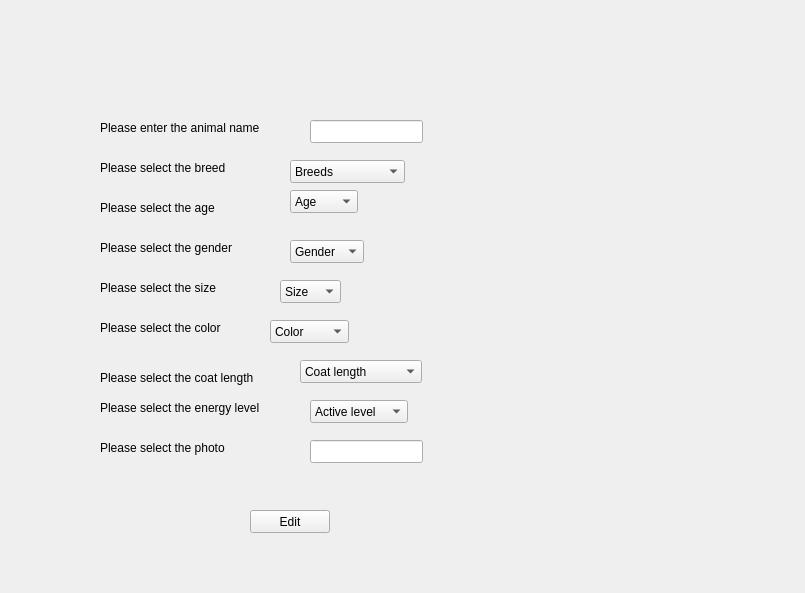
<?xml version="1.0" encoding="UTF-8"?>
<ui version="4.0">
 <class>specificanimal</class>
 <widget class="QWidget" name="specificanimal">
  <property name="geometry">
   <rect>
    <x>0</x>
    <y>0</y>
    <width>805</width>
    <height>593</height>
   </rect>
  </property>
  <property name="windowTitle">
   <string>Form</string>
  </property>
  <widget class="QLabel" name="label_14">
   <property name="geometry">
    <rect>
     <x>100</x>
     <y>160</y>
     <width>191</width>
     <height>16</height>
    </rect>
   </property>
   <property name="text">
    <string>Please select the breed</string>
   </property>
  </widget>
  <widget class="QLabel" name="label_19">
   <property name="geometry">
    <rect>
     <x>100</x>
     <y>240</y>
     <width>191</width>
     <height>16</height>
    </rect>
   </property>
   <property name="text">
    <string>Please select the gender</string>
   </property>
  </widget>
  <widget class="QLineEdit" name="lineEdit_3">
   <property name="geometry">
    <rect>
     <x>310</x>
     <y>440</y>
     <width>113</width>
     <height>23</height>
    </rect>
   </property>
  </widget>
  <widget class="QLabel" name="label_13">
   <property name="geometry">
    <rect>
     <x>100</x>
     <y>120</y>
     <width>191</width>
     <height>16</height>
    </rect>
   </property>
   <property name="text">
    <string>Please enter the animal name</string>
   </property>
  </widget>
  <widget class="QComboBox" name="comboBox_CoatLength_2">
   <property name="geometry">
    <rect>
     <x>300</x>
     <y>360</y>
     <width>122</width>
     <height>23</height>
    </rect>
   </property>
   <property name="maximumSize">
    <size>
     <width>200</width>
     <height>16777215</height>
    </size>
   </property>
   <item>
    <property name="text">
     <string>Coat length</string>
    </property>
   </item>
   <item>
    <property name="text">
     <string>no hair</string>
    </property>
   </item>
   <item>
    <property name="text">
     <string>short hair</string>
    </property>
   </item>
   <item>
    <property name="text">
     <string>mid-length hair</string>
    </property>
   </item>
   <item>
    <property name="text">
     <string>long hair</string>
    </property>
   </item>
  </widget>
  <widget class="QComboBox" name="comboBox_Color_2">
   <property name="geometry">
    <rect>
     <x>270</x>
     <y>320</y>
     <width>79</width>
     <height>23</height>
    </rect>
   </property>
   <property name="maximumSize">
    <size>
     <width>200</width>
     <height>16777215</height>
    </size>
   </property>
   <item>
    <property name="text">
     <string>Color</string>
    </property>
   </item>
   <item>
    <property name="text">
     <string>black</string>
    </property>
   </item>
   <item>
    <property name="text">
     <string>brown</string>
    </property>
   </item>
   <item>
    <property name="text">
     <string>grey</string>
    </property>
   </item>
   <item>
    <property name="text">
     <string>white</string>
    </property>
   </item>
   <item>
    <property name="text">
     <string>mixed</string>
    </property>
   </item>
   <item>
    <property name="text">
     <string>spotted</string>
    </property>
   </item>
   <item>
    <property name="text">
     <string>stripped</string>
    </property>
   </item>
  </widget>
  <widget class="QComboBox" name="combobox_Age_2">
   <property name="geometry">
    <rect>
     <x>290</x>
     <y>190</y>
     <width>68</width>
     <height>23</height>
    </rect>
   </property>
   <property name="maximumSize">
    <size>
     <width>200</width>
     <height>16777215</height>
    </size>
   </property>
   <item>
    <property name="text">
     <string>Age</string>
    </property>
   </item>
   <item>
    <property name="text">
     <string>puppy</string>
    </property>
   </item>
   <item>
    <property name="text">
     <string>adult</string>
    </property>
   </item>
  </widget>
  <widget class="QComboBox" name="combobox_Breeds_2">
   <property name="geometry">
    <rect>
     <x>290</x>
     <y>160</y>
     <width>115</width>
     <height>23</height>
    </rect>
   </property>
   <property name="maximumSize">
    <size>
     <width>200</width>
     <height>16777215</height>
    </size>
   </property>
   <item>
    <property name="text">
     <string>Breeds</string>
    </property>
   </item>
   <item>
    <property name="text">
     <string>American Curl</string>
    </property>
   </item>
  </widget>
  <widget class="QLabel" name="label_20">
   <property name="geometry">
    <rect>
     <x>100</x>
     <y>280</y>
     <width>191</width>
     <height>16</height>
    </rect>
   </property>
   <property name="text">
    <string>Please select the size</string>
   </property>
  </widget>
  <widget class="QLabel" name="label_18">
   <property name="geometry">
    <rect>
     <x>100</x>
     <y>400</y>
     <width>191</width>
     <height>16</height>
    </rect>
   </property>
   <property name="text">
    <string>Please select the energy level</string>
   </property>
  </widget>
  <widget class="QComboBox" name="comboBox_activeLevel_2">
   <property name="geometry">
    <rect>
     <x>310</x>
     <y>400</y>
     <width>98</width>
     <height>23</height>
    </rect>
   </property>
   <property name="maximumSize">
    <size>
     <width>200</width>
     <height>16777215</height>
    </size>
   </property>
   <item>
    <property name="text">
     <string>Active level</string>
    </property>
   </item>
   <item>
    <property name="text">
     <string>low</string>
    </property>
   </item>
   <item>
    <property name="text">
     <string>mid</string>
    </property>
   </item>
   <item>
    <property name="text">
     <string>high</string>
    </property>
   </item>
  </widget>
  <widget class="QComboBox" name="comboBox_Gender_2">
   <property name="geometry">
    <rect>
     <x>290</x>
     <y>240</y>
     <width>74</width>
     <height>23</height>
    </rect>
   </property>
   <property name="maximumSize">
    <size>
     <width>200</width>
     <height>16777215</height>
    </size>
   </property>
   <item>
    <property name="text">
     <string>Gender</string>
    </property>
   </item>
   <item>
    <property name="text">
     <string>female</string>
    </property>
   </item>
   <item>
    <property name="text">
     <string>male</string>
    </property>
   </item>
  </widget>
  <widget class="QComboBox" name="comboBox_Size_2">
   <property name="geometry">
    <rect>
     <x>280</x>
     <y>280</y>
     <width>61</width>
     <height>23</height>
    </rect>
   </property>
   <property name="maximumSize">
    <size>
     <width>200</width>
     <height>16777215</height>
    </size>
   </property>
   <item>
    <property name="text">
     <string>Size</string>
    </property>
   </item>
   <item>
    <property name="text">
     <string>small</string>
    </property>
   </item>
   <item>
    <property name="text">
     <string>mid</string>
    </property>
   </item>
   <item>
    <property name="text">
     <string>large</string>
    </property>
   </item>
  </widget>
  <widget class="QLabel" name="label_16">
   <property name="geometry">
    <rect>
     <x>100</x>
     <y>320</y>
     <width>191</width>
     <height>16</height>
    </rect>
   </property>
   <property name="text">
    <string>Please select the color</string>
   </property>
  </widget>
  <widget class="QLabel" name="label_15">
   <property name="geometry">
    <rect>
     <x>100</x>
     <y>200</y>
     <width>191</width>
     <height>16</height>
    </rect>
   </property>
   <property name="text">
    <string>Please select the age</string>
   </property>
  </widget>
  <widget class="QLabel" name="label_17">
   <property name="geometry">
    <rect>
     <x>100</x>
     <y>370</y>
     <width>191</width>
     <height>16</height>
    </rect>
   </property>
   <property name="text">
    <string>Please select the coat length</string>
   </property>
  </widget>
  <widget class="QLabel" name="label_21">
   <property name="geometry">
    <rect>
     <x>100</x>
     <y>440</y>
     <width>191</width>
     <height>16</height>
    </rect>
   </property>
   <property name="text">
    <string>Please select the photo</string>
   </property>
  </widget>
  <widget class="QLineEdit" name="lineEdit_2">
   <property name="geometry">
    <rect>
     <x>310</x>
     <y>120</y>
     <width>113</width>
     <height>23</height>
    </rect>
   </property>
  </widget>
  <widget class="QPushButton" name="pushButton">
   <property name="geometry">
    <rect>
     <x>250</x>
     <y>510</y>
     <width>80</width>
     <height>23</height>
    </rect>
   </property>
   <property name="text">
    <string>Edit</string>
   </property>
  </widget>
 </widget>
 <resources/>
 <connections/>
</ui>
